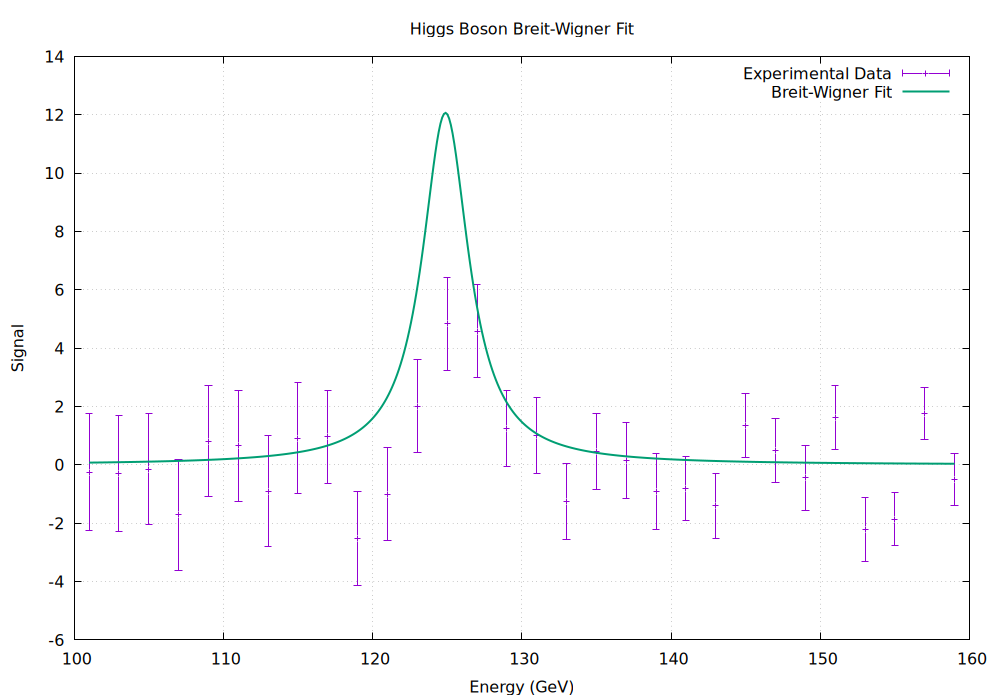

Recreate this plot in gnuplot.
set terminal pngcairo size 1000,700
set output "higgs_fit.png"

set title "Higgs Boson Breit-Wigner Fit"
set xlabel "Energy (GeV)"
set ylabel "Signal"

set grid

set key top right

plot \
    "data.dat" using 1:2:3 with yerrorbars title "Experimental Data", \
    "fit.dat" using 1:2 with lines linewidth 2 title "Breit-Wigner Fit"
